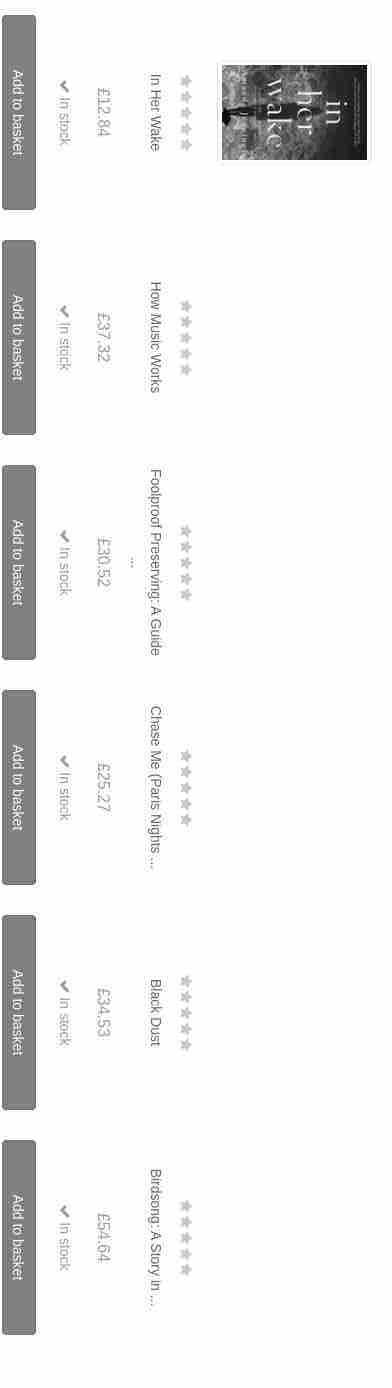
#> input picture slices/grid_slicing_after_rotation/rotated_output.jpg, 392 x 1388 px, found by its file name
$ python grid_based_slicing.py
#> lines starting #> are read from the running program, lines starting #| are printed output that depends on the picture; after the words box and inside, x2 and y2 are one past the last pixel; in counts of white or black regions, pixels touching at a corner belong together
import cv2
import numpy as np
import os

def merge_lines(lines, threshold=10):
    lines.sort()
    merged = [lines[0]]
    for current in lines[1:]:
        last = merged[-1]
        if abs(current[0] - last[0]) < threshold:
            avg = (current[0] + last[0]) // 2
            merged[-1] = (avg, avg)
        else:
            merged.append(current)
    return [l[0] for l in merged]


def grid_slicing(image_path, output_folder="grid_img"):
#> called with output_folder = 'book'
    os.makedirs(output_folder, exist_ok=True)

    # Load image
    image = cv2.imread(image_path)
#> image is the input picture: shape (1388, 392, 3); min 0, max 255, mean 238.4
    if image is None:
        print("Error loading image.")
        return

    gray = cv2.cvtColor(image, cv2.COLOR_BGR2GRAY)

    # Step 1: Adaptive threshold (to enhance contrast)
    thresh = cv2.adaptiveThreshold(
        gray, 255, cv2.ADAPTIVE_THRESH_GAUSSIAN_C,
        cv2.THRESH_BINARY_INV, 11, 2
    )
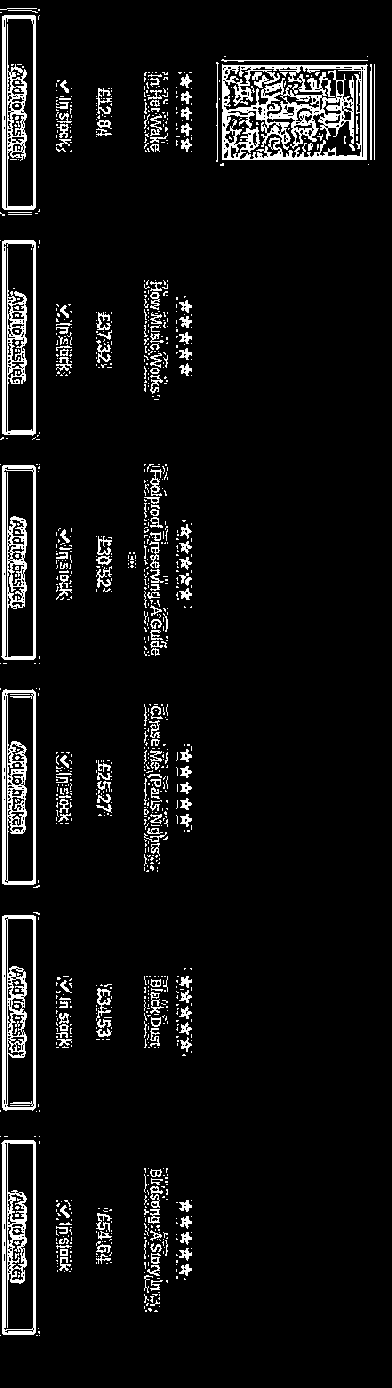
#> thresh: shape (1388, 392); 6.9% white; 1109 white regions (917 under 20 px), largest, box (x1, y1, x2, y2) and area: (222, 64, 368, 160) 7064, (1, 465, 36, 660) 2651, (2, 689, 36, 885) 2643

    # Step 2: Hough line transform (to find horizontal lines)
    lines = cv2.HoughLinesP(
        thresh,
        rho=1,
        theta=np.pi / 180,
        threshold=100,
        minLineLength=image.shape[1] // 2,
        maxLineGap=10
    )
#> lines = [[3, 438, 3, 241], [7, 209, 7, 8], [5, 663, 5, 465], [4, 215, 4, 9], [35, 213, 35, 8], [33, 887, 33, 690], [34, 663, 34, 466], [2, 438, 2, 241], [4, 663, 4, 465], [3, 663, 3, 465], [34, 887, 34, 691], [35, 663, 35, 467]]

    horizontal_lines = []
    if lines is not None:
        for line in lines:
            x1, y1, x2, y2 = line[0]
            if abs(y2 - y1) < 10:  # It's a horizontal line
                horizontal_lines.append((min(y1, y2), max(y1, y2)))
#> this loop made 12 passes
#> after the loop, horizontal_lines = []

    # Step 3: Merge nearby lines
    merged_lines = merge_lines(horizontal_lines, threshold=15)

    # Ensure full image bounds are included
    if 0 not in merged_lines:
        merged_lines.insert(0, 0)
    if image.shape[0] not in merged_lines:
        merged_lines.append(image.shape[0])

    merged_lines = sorted(set(merged_lines))

    # Step 4: Create debug overlay
    overlay = image.copy()
    for y in merged_lines:
        cv2.line(overlay, (0, y), (image.shape[1], y), (0, 255, 0), 2)

    cv2.imwrite(os.path.join(output_folder, "grid_overlay.png"), overlay)

    # Step 5: Crop between line pairs
    row_paths = []
    for i in range(len(merged_lines) - 1):
        y1, y2 = merged_lines[i], merged_lines[i+1]
        if y2 - y1 < 50:
            continue  # skip tiny rows
        row_crop = image[y1:y2, :]
        row_path = os.path.join(output_folder, f"row_{i}.png")
        cv2.imwrite(row_path, row_crop)
        row_paths.append(row_path)

    print(f"✅ Detected and saved {len(row_paths)} rows based on visual grid.")


if __name__ == "__main__":
#> (the run stopped early here; a loop or call above may not have finished)
